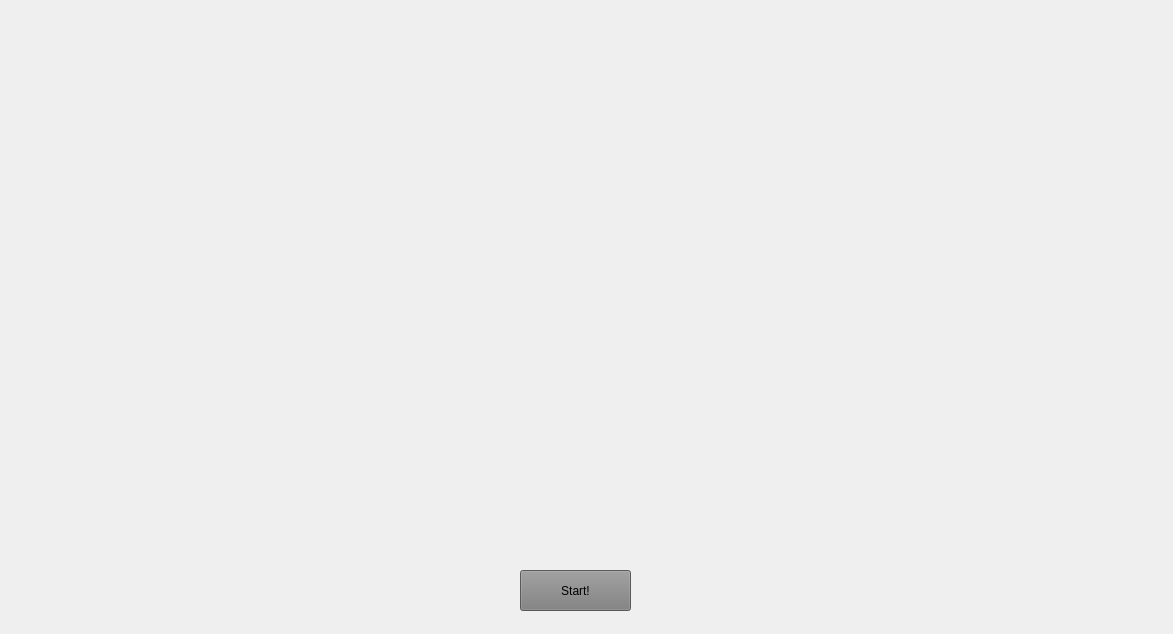
<?xml version="1.0" encoding="UTF-8"?>
<ui version="4.0">
 <class>MainWindow</class>
 <widget class="QMainWindow" name="MainWindow">
  <property name="geometry">
   <rect>
    <x>0</x>
    <y>0</y>
    <width>1173</width>
    <height>634</height>
   </rect>
  </property>
  <property name="windowTitle">
   <string>MainWindow</string>
  </property>
  <widget class="QWidget" name="centralwidget">
   <widget class="QLabel" name="label">
    <property name="geometry">
     <rect>
      <x>0</x>
      <y>0</y>
      <width>1181</width>
      <height>641</height>
     </rect>
    </property>
    <property name="text">
     <string/>
    </property>
    <property name="pixmap">
     <pixmap>City3/Pale/houses3_pale.png</pixmap>
    </property>
    <property name="scaledContents">
     <bool>true</bool>
    </property>
   </widget>
   <widget class="QLabel" name="label_2">
    <property name="geometry">
     <rect>
      <x>790</x>
      <y>270</y>
      <width>201</width>
      <height>191</height>
     </rect>
    </property>
    <property name="text">
     <string/>
    </property>
    <property name="pixmap">
     <pixmap>../City3/Pale/houded2_pale.png</pixmap>
    </property>
    <property name="scaledContents">
     <bool>true</bool>
    </property>
   </widget>
   <widget class="QLabel" name="label_3">
    <property name="geometry">
     <rect>
      <x>950</x>
      <y>240</y>
      <width>221</width>
      <height>201</height>
     </rect>
    </property>
    <property name="text">
     <string/>
    </property>
    <property name="pixmap">
     <pixmap>City3/Pale/houses1_pale.png</pixmap>
    </property>
    <property name="scaledContents">
     <bool>true</bool>
    </property>
   </widget>
   <widget class="QLabel" name="label_4">
    <property name="geometry">
     <rect>
      <x>800</x>
      <y>300</y>
      <width>241</width>
      <height>141</height>
     </rect>
    </property>
    <property name="text">
     <string/>
    </property>
    <property name="pixmap">
     <pixmap>../City2/Pale/minishop&amp;callbox_pale.png</pixmap>
    </property>
    <property name="scaledContents">
     <bool>true</bool>
    </property>
   </widget>
   <widget class="QLabel" name="label_5">
    <property name="geometry">
     <rect>
      <x>550</x>
      <y>250</y>
      <width>251</width>
      <height>231</height>
     </rect>
    </property>
    <property name="text">
     <string/>
    </property>
    <property name="pixmap">
     <pixmap>../City2/Pale/houses1_pale.png</pixmap>
    </property>
    <property name="scaledContents">
     <bool>true</bool>
    </property>
   </widget>
   <widget class="QLabel" name="label_7">
    <property name="geometry">
     <rect>
      <x>-20</x>
      <y>250</y>
      <width>221</width>
      <height>201</height>
     </rect>
    </property>
    <property name="text">
     <string/>
    </property>
    <property name="pixmap">
     <pixmap>City3/Pale/houses1_pale.png</pixmap>
    </property>
    <property name="scaledContents">
     <bool>true</bool>
    </property>
   </widget>
   <widget class="QLabel" name="label_8">
    <property name="geometry">
     <rect>
      <x>80</x>
      <y>310</y>
      <width>241</width>
      <height>141</height>
     </rect>
    </property>
    <property name="text">
     <string/>
    </property>
    <property name="pixmap">
     <pixmap>../City2/Pale/minishop&amp;callbox_pale.png</pixmap>
    </property>
    <property name="scaledContents">
     <bool>true</bool>
    </property>
   </widget>
   <widget class="QLabel" name="label_6">
    <property name="geometry">
     <rect>
      <x>0</x>
      <y>340</y>
      <width>1171</width>
      <height>181</height>
     </rect>
    </property>
    <property name="text">
     <string/>
    </property>
    <property name="pixmap">
     <pixmap>City3/Pale/road&amp;lamps_pale.png</pixmap>
    </property>
    <property name="scaledContents">
     <bool>true</bool>
    </property>
   </widget>
   <widget class="QLabel" name="label_9">
    <property name="geometry">
     <rect>
      <x>390</x>
      <y>250</y>
      <width>91</width>
      <height>151</height>
     </rect>
    </property>
    <property name="text">
     <string/>
    </property>
    <property name="pixmap">
     <pixmap>../Cenas/Itens/tree.png</pixmap>
    </property>
    <property name="scaledContents">
     <bool>true</bool>
    </property>
   </widget>
   <widget class="QLabel" name="jugador">
    <property name="geometry">
     <rect>
      <x>556</x>
      <y>422</y>
      <width>51</width>
      <height>81</height>
     </rect>
    </property>
    <property name="text">
     <string/>
    </property>
    <property name="pixmap">
     <pixmap>Cenas/Player/Idle(1).png</pixmap>
    </property>
    <property name="scaledContents">
     <bool>true</bool>
    </property>
   </widget>
   <widget class="QPushButton" name="boton_comenzar">
    <property name="geometry">
     <rect>
      <x>520</x>
      <y>570</y>
      <width>111</width>
      <height>41</height>
     </rect>
    </property>
    <property name="styleSheet">
     <string notr="true">font: 75 15pt &quot;Fixedsys&quot;;
background-color: rgb(125, 125, 125);</string>
    </property>
    <property name="text">
     <string>Start!</string>
    </property>
   </widget>
   <zorder>label</zorder>
   <zorder>label_2</zorder>
   <zorder>label_3</zorder>
   <zorder>label_4</zorder>
   <zorder>label_5</zorder>
   <zorder>label_7</zorder>
   <zorder>label_8</zorder>
   <zorder>label_9</zorder>
   <zorder>boton_comenzar</zorder>
   <zorder>label_6</zorder>
   <zorder>jugador</zorder>
  </widget>
 </widget>
 <resources/>
 <connections/>
</ui>
